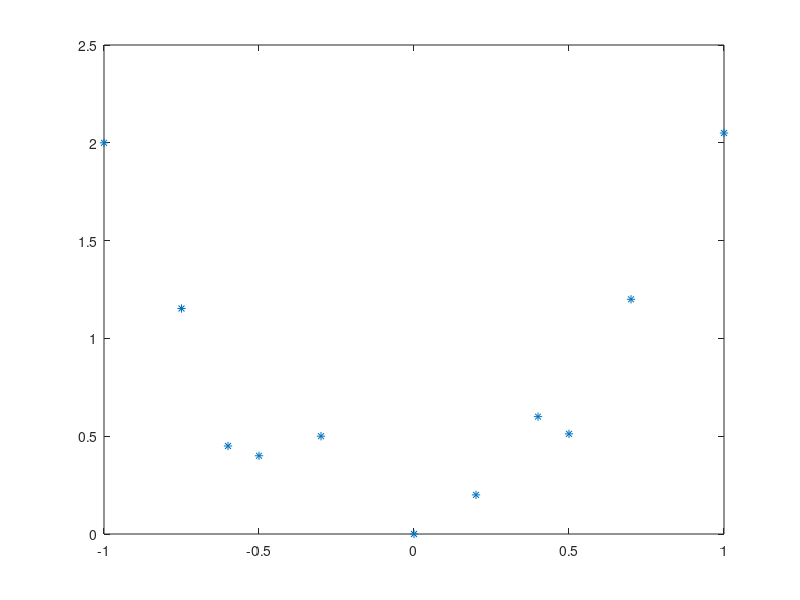

Here is the MATLAB script that generated this plot:
%EXERC 1A
clear
clc
fprintf('Exercicio 1A\n\n');
n = 8;
x = [1 2 3 4 5 6 7 8];
fx = [0.5 0.6 0.9 0.8 1.2 1.5 1.7 2.0];
y  = [0 0 0 0 0 0 0 0];
a = [0 ; 0];
b = [0 ; 0];
Az = zeros(2);
ER1A = 0;

for i = 1:2
    for j = 1:n
        if(i == 1)
            b(i,1) = b(i,1) + (fx(j)*x(j));
        else
            b(i,1) = b(i,1) + fx(j);
        end
    end
end
  

for i = 1:n
    Az(1,1) = Az(1,1) + (x(i)*x(i));
    Az(1,2) = Az(1,2) + x(i);
    Az(2,1) = Az(2,1) + x(i);
    Az(2,2) = Az(2,2) + 1;
end


a = Az\b;

for i = 1:n
   y(i) = (a(1,1)*x(i)) + a(2,1); 
   fprintf('f(%d) = %d\n', x(i), y(i));
   ER1A = ER1A + ((fx(i) - y(i))^2);
end

%EXERC 1B
%clear
%clc
fprintf('\nExercicio 1B\n\n');
n = 8;
x = [1 2 3 4 5 6 7 8];
fx = [0.5 0.6 0.9 0.8 1.2 1.5 1.7 2.0];
y  = [0 0 0 0 0 0 0 0];
a = [0 ; 0 ; 0];
b = [0 ; 0; 0];
Az = zeros(3);
ER1B  = 0;

for j = 1:n
    b(1,1) = b(1,1) + (fx(j)*(x(j)^2));
    b(2,1) = b(2,1) + (fx(j)*x(j));
    b(3,1) = b(3,1) + fx(j);
        
end


for i = 1:n
    Az(1,1) = Az(1,1) + (x(i)^4);
    Az(1,2) = Az(1,2) + (x(i)^3);
    Az(1,3) = Az(1,3) + (x(i)^2);
    Az(2,1) = Az(1,2);
    Az(2,2) = Az(1,3);
    Az(2,3) = Az(2,3) + x(i);
    Az(3,1) = Az(1,3);
    Az(3,2) = Az(2,3);
    Az(3,3) = Az(3,3) + 1;
end


a = Az\b;

for i = 1:n
    y(i) = (a(1,1)*(x(i)^2)) + (a(2,1)*x(i)) + a(3,1); 
    fprintf('f(%d) = %d\n', x(i), y(i));
    ER1B = ER1B + ((fx(i) - y(i))^2);
end

%EXERC 1C
fprintf('\nExercicio 1C\n\n');
fprintf('\nO erro total dos quadrados minimos por reta é : %d\n', ER1A);
fprintf('\nO erro total dos quadrados minimos por parábola é : %d\n', ER1B);

if(ER1A<ER1B)
    fprintf('\nA função da reta se aproxima mais da função original\n\n');
else
    fprintf('\nA função da parábola se aproxima mais da função original.\n\n');
end

%EXERC 2
clear
%clc
fprintf('\nExercicio 2\n\n');
n = 11;
x = [1872 1890 1900 1920 1940 1950 1960 1970 1980 1991 1996];
fx = [9.9 14.3 17.4 30.6 41.2 51.9 70.2 93.1 119.0 146.2 157.1];
y  = [0 0 0 0 0 0 0 0 0 0 0 0];
a = [0 ; 0 ; 0];
b = [0 ; 0; 0];
Az = zeros(3);
ER2 = 0;

for j = 1:n
    b(1,1) = b(1,1) + (fx(j)*(x(j)^2));
    b(2,1) = b(2,1) + (fx(j)*x(j));
    b(3,1) = b(3,1) + fx(j);
        
end


for i = 1:n
    Az(1,1) = Az(1,1) + (x(i)^4);
    Az(1,2) = Az(1,2) + (x(i)^3);
    Az(1,3) = Az(1,3) + (x(i)^2);
    Az(2,1) = Az(1,2);
    Az(2,2) = Az(1,3);
    Az(2,3) = Az(2,3) + x(i);
    Az(3,1) = Az(1,3);
    Az(3,2) = Az(2,3);
    Az(3,3) = Az(3,3) + 1;
end


a = Az\b;

for i = 1:n
    y(i) = (a(1,1)*(x(i)^2)) + (a(2,1)*x(i)) + a(3,1); 
    fprintf('f(%d) = %d\n', x(i), y(i));
    ER2 = ER2 + ((fx(i) - y(i))^2);
end

y(i) = (a(1,1)*(2000^2)) + (a(2,1)*2000) + a(3,1); 
fprintf('f(2000) = %d\n', y(i));
fprintf('\nO erro total foi %d\n\n' , ER2);

%EXERC 3

clear
%clc

fprintf('\nExercicio 3\n\n');

x = [-1.0 -0.75 -0.6 -0.5 -0.3 0.0 0.2 0.4 0.5 0.7 1];
fx = [2.0 1.153 0.45 0.4 0.5 0.0 0.2 0.6 0.512 1.2 2.05];

plot(x,fx, '*');

n = 11;
y  = [0 0 0 0 0 0 0 0 0 0 0 0];
a = [0 ; 0 ; 0];
b = [0 ; 0; 0];
Az = zeros(3);
ER3 = 0;

for j = 1:n
    b(1,1) = b(1,1) + (fx(j)*(x(j)^2));
    b(2,1) = b(2,1) + (fx(j)*x(j));
    b(3,1) = b(3,1) + fx(j);
        
end


for i = 1:n
    Az(1,1) = Az(1,1) + (x(i)^4);
    Az(1,2) = Az(1,2) + (x(i)^3);
    Az(1,3) = Az(1,3) + (x(i)^2);
    Az(2,1) = Az(1,2);
    Az(2,2) = Az(1,3);
    Az(2,3) = Az(2,3) + x(i);
    Az(3,1) = Az(1,3);
    Az(3,2) = Az(2,3);
    Az(3,3) = Az(3,3) + 1;
end


a = Az\b;

for i = 1:n
    y(i) = (a(1,1)*(x(i)^2)) + (a(2,1)*x(i)) + a(3,1); 
    ER3 = ER3 + ((fx(i) - y(i))^2);
    fprintf('f(%d) = %d\n', x(i), y(i));
end

fprintf('\nO erro total foi %d\n\n' , ER3);

%EXERC 4

clear
%clc
fprintf('Exercicio 4\n\n');
n = 37;
W = [0.017 0.025 0.020 0.020 0.025 0.087 0.111 0.085 0.119 0.233 0.174 0.211 0.171 0.210 0.783 1.11 0.999 1.29 1.32 1.35 1.74 3.02 3.04 3.34 1.69 4.09 4.28 4.29 5.48 2.75 5.45 4.58 5.30 4.83 5.96 4.68 5.53];
x = [0 0 0 0 0 0 0 0 0 0 0 0 0 0 0 0 0 0 0 0 0 0 0 0 0 0 0 0 0 0 0 0 0 0 0 0 0];
R = [0.154 0.23 0.181 0.180 0.234 0.296 0.357 0.260 0.299 0.537 0.363 0.366 0.334 0.428 1.47 0.531 0.711 0.87 1.15 2.48 2.23 2.01 3.59 2.83 1.44 3.58 3.28 3.40 4.15 1.84 3.52 2.96 3.88 4.66 2.40 5.10 6.94];
fx = [0 0 0 0 0 0 0 0 0 0 0 0 0 0 0 0 0 0 0 0 0 0 0 0 0 0 0 0 0 0 0 0 0 0 0 0 0];
y  = [0 0 0 0 0 0 0 0 0 0 0 0 0 0 0 0 0 0 0 0 0 0 0 0 0 0 0 0 0 0 0 0 0 0 0 0 0];
a = [0 ; 0];
b = [0 ; 0];
Az = zeros(2);
alfa = 0;
ER4 = 0;

for i = 1:37
   x(i) = log(W(i));
   fx(i) = log(R(i));
end

for i = 1:2
    for j = 1:n
        if(i == 1)
            b(i,1) = b(i,1) + (fx(j)*x(j));
        else
            b(i,1) = b(i,1) + fx(j);
        end
    end
end
  

for i = 1:n
    Az(1,1) = Az(1,1) + (x(i)*x(i));
    Az(1,2) = Az(1,2) + x(i);
    Az(2,1) = Az(2,1) + x(i);
    Az(2,2) = Az(2,2) + 1;
end


a = Az\b;
alfa = exp(log(a(2,1)));

for i = 1:n
   y(i) = ((a(1,1))*exp(x(i)) + a(2,1)); 
   fprintf('f(%d) = %d\n', exp(x(i)), exp(y(i)));
   ER4 = ER4 + ((fx(i) - (exp(y(i))))^2);
end
fprintf('e^y = (e^%d) + (%d)*(e^x)\n', alfa , a(2,1)); 
fprintf('O erro total foi %d\n' , ER4);